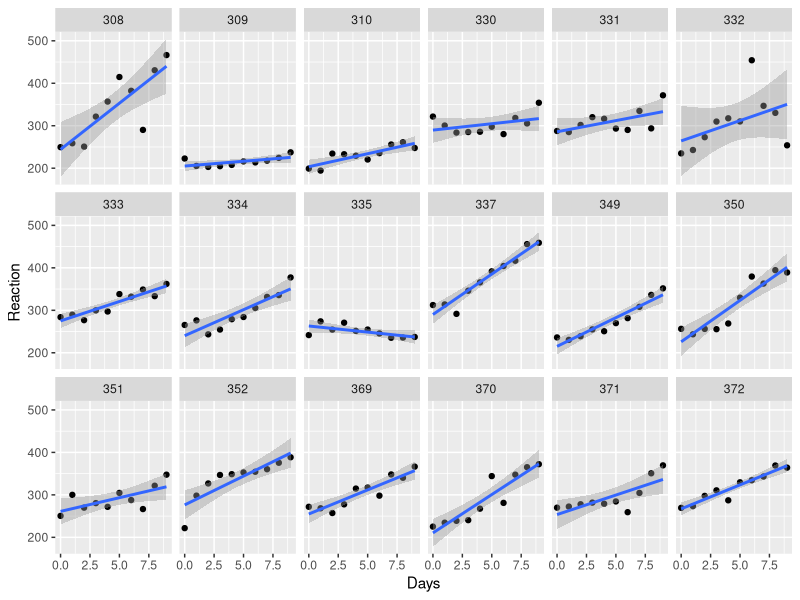

R code for this plot:
## ---- chunk 1
knitr::opts_chunk$set(echo = TRUE)
## ---- chunk 2
library(lme4)
library(tidyverse)
## ---- chunk 3
?sleepstudy
## ---- chunk 4
sleepstudy %>%
  head(20)
## ---- chunk 5
sleepstudy %>%
  ggplot(aes(x = Days, y = Reaction)) + 
  geom_point() + 
  geom_smooth(method = "lm") + 
  facet_wrap(~ Subject, ncol = 6)
## ---- chunk 6
sleepstudy %>%
  group_by(Subject) %>%
  group_modify(~ broom::tidy(lm(Reaction ~ Days, data = .))) %>%
  head %>%
  knitr::kable()
## ---- chunk 7
very_cool_model <- sleepstudy %>%
  lmer(Reaction ~ 1 + (Days | Subject), data = .)

very_cool_model %>%
  summary()
## ---- chunk 8
very_cool_model %>%
  fixef()
## ---- chunk 9
very_cool_model %>%
  ranef()
## ---- chunk 10
lamb <- read.csv(file = "lamb_lab1.csv") %>%
  mutate_at(c("Sire", "Line", "Age"), as.factor)

lamb %>% 
  knitr::kable()
## ---- chunk 11
lamb_fitted <- lmer(Weight ~ Line + Age - 1 + (1|Sire), data=lamb)
lamb_fitted %>%
  summary()
## ---- chunk 12
lamb_fitted %>%
  VarCorr() %>%
  print(., comp = c("Variance","Std.Dev."))
## ---- chunk 13
lamb_fitted %>%
  model.matrix(., type = "fixed")
## ---- chunk 14
lamb_fitted %>%
  model.matrix(., type = "random")
## ---- chunk 15
lamb_fitted %>%
  fixef()
## ---- chunk 16
lamb_fitted %>%
  ranef()
